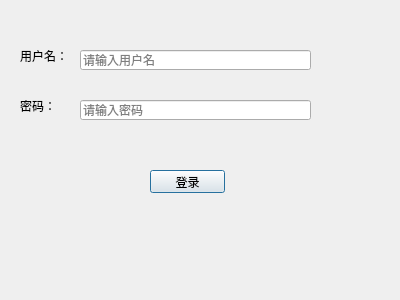
<?xml version="1.0" encoding="UTF-8"?>
<ui version="4.0">
 <class>LoginDlg</class>
 <widget class="QDialog" name="LoginDlg">
  <property name="geometry">
   <rect>
    <x>0</x>
    <y>0</y>
    <width>400</width>
    <height>300</height>
   </rect>
  </property>
  <property name="windowTitle">
   <string>Dialog</string>
  </property>
  <widget class="QPushButton" name="LoginPButton">
   <property name="geometry">
    <rect>
     <x>150</x>
     <y>170</y>
     <width>75</width>
     <height>23</height>
    </rect>
   </property>
   <property name="text">
    <string>登录</string>
   </property>
  </widget>
  <widget class="QLineEdit" name="UserNameEdit">
   <property name="geometry">
    <rect>
     <x>80</x>
     <y>50</y>
     <width>231</width>
     <height>20</height>
    </rect>
   </property>
   <property name="inputMask">
    <string/>
   </property>
   <property name="placeholderText">
    <string>请输入用户名</string>
   </property>
  </widget>
  <widget class="QLineEdit" name="PasswordEdit">
   <property name="geometry">
    <rect>
     <x>80</x>
     <y>100</y>
     <width>231</width>
     <height>20</height>
    </rect>
   </property>
   <property name="inputMask">
    <string/>
   </property>
   <property name="echoMode">
    <enum>QLineEdit::Password</enum>
   </property>
   <property name="placeholderText">
    <string>请输入密码</string>
   </property>
  </widget>
  <widget class="QLabel" name="label">
   <property name="geometry">
    <rect>
     <x>20</x>
     <y>50</y>
     <width>54</width>
     <height>12</height>
    </rect>
   </property>
   <property name="text">
    <string>用户名：</string>
   </property>
  </widget>
  <widget class="QLabel" name="label_2">
   <property name="geometry">
    <rect>
     <x>20</x>
     <y>100</y>
     <width>54</width>
     <height>12</height>
    </rect>
   </property>
   <property name="text">
    <string>密码：</string>
   </property>
  </widget>
 </widget>
 <resources/>
 <connections/>
</ui>
